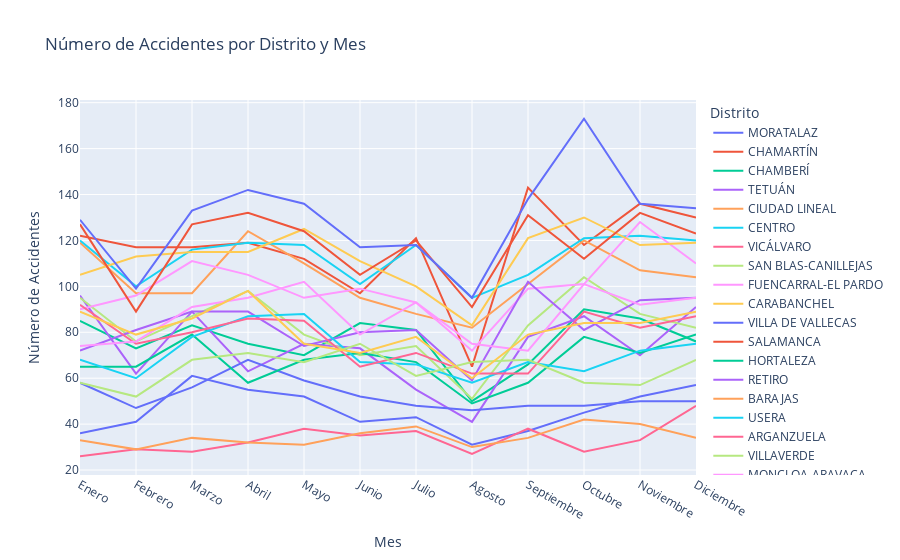

Notebook code cell kept with this figure:
### Code cell
import plotly.express as px

datos_agrupados['mes'] = pd.Categorical(datos_agrupados['mes'], categories=[
    'Enero', 'Febrero', 'Marzo', 'Abril', 'Mayo', 'Junio', 
    'Julio', 'Agosto', 'Septiembre', 'Octubre', 'Noviembre', 'Diciembre'], ordered=True)
datos_agrupados = datos_agrupados.sort_values('mes')

fig = px.line(datos_agrupados, x='mes', y='num_accidentes', color='distrito',
              title='Número de Accidentes por Distrito y Mes',
              labels={'mes': 'Mes', 'num_accidentes': 'Número de Accidentes'})


fig.update_layout(xaxis_title='Mes', yaxis_title='Número de Accidentes', 
                  legend_title='Distrito', hovermode='x')


fig.show()

### Figure 1 — Plotly figure (JSON) as saved in the notebook; plotly's stock layout.template omitted (floating-point values rounded to 4 significant figures)
{"data": [{"hovertemplate": "distrito=MORATALAZ<br>Mes=%{x}<br>Número de Accidentes=%{y}<extra></extra>", "legendgroup": "MORATALAZ", "line": {"color": "#636efa", "dash": "solid"}, "marker": {"symbol": "circle"}, "mode": "lines", "name": "MORATALAZ", "orientation": "v", "showlegend": true, "type": "scatter", "x": ["Enero", "Febrero", "Marzo", "Abril", "Mayo", "Junio", "Julio", "Agosto", "Septiembre", "Octubre", "Noviembre", "Diciembre"], "xaxis": "x", "y": [36, 41, 61, 55, 52, 41, 43, 31, 37, 45, 52, 57], "yaxis": "y"}, {"hovertemplate": "distrito=CHAMARTÍN<br>Mes=%{x}<br>Número de Accidentes=%{y}<extra></extra>", "legendgroup": "CHAMARTÍN", "line": {"color": "#EF553B", "dash": "solid"}, "marker": {"symbol": "circle"}, "mode": "lines", "name": "CHAMARTÍN", "orientation": "v", "showlegend": true, "type": "scatter", "x": ["Enero", "Febrero", "Marzo", "Abril", "Mayo", "Junio", "Julio", "Agosto", "Septiembre", "Octubre", "Noviembre", "Diciembre"], "xaxis": "x", "y": [122, 117, 117, 119, 112, 97, 121, 65, 143, 118, 136, 130], "yaxis": "y"}, {"hovertemplate": "distrito=CHAMBERÍ<br>Mes=%{x}<br>Número de Accidentes=%{y}<extra></extra>", "legendgroup": "CHAMBERÍ", "line": {"color": "#00cc96", "dash": "solid"}, "marker": {"symbol": "circle"}, "mode": "lines", "name": "CHAMBERÍ", "orientation": "v", "showlegend": true, "type": "scatter", "x": ["Enero", "Febrero", "Marzo", "Abril", "Mayo", "Junio", "Julio", "Agosto", "Septiembre", "Octubre", "Noviembre", "Diciembre"], "xaxis": "x", "y": [85, 73, 83, 75, 70, 84, 81, 50, 66, 90, 86, 76], "yaxis": "y"}, {"hovertemplate": "distrito=TETUÁN<br>Mes=%{x}<br>Número de Accidentes=%{y}<extra></extra>", "legendgroup": "TETUÁN", "line": {"color": "#ab63fa", "dash": "solid"}, "marker": {"symbol": "circle"}, "mode": "lines", "name": "TETUÁN", "orientation": "v", "showlegend": true, "type": "scatter", "x": ["Enero", "Febrero", "Marzo", "Abril", "Mayo", "Junio", "Julio", "Agosto", "Septiembre", "Octubre", "Noviembre", "Diciembre"], "xaxis": "x", "y": [96, 62, 89, 63, 75, 73, 55, 41, 78, 87, 70, 91], "yaxis": "y"}, {"hovertemplate": "distrito=CIUDAD LINEAL<br>Mes=%{x}<br>Número de Accidentes=%{y}<extra></extra>", "legendgroup": "CIUDAD LINEAL", "line": {"color": "#FFA15A", "dash": "solid"}, "marker": {"symbol": "circle"}, "mode": "lines", "name": "CIUDAD LINEAL", "orientation": "v", "showlegend": true, "type": "scatter", "x": ["Enero", "Febrero", "Marzo", "Abril", "Mayo", "Junio", "Julio", "Agosto", "Septiembre", "Octubre", "Noviembre", "Diciembre"], "xaxis": "x", "y": [119, 97, 97, 124, 110, 95, 88, 82, 101, 120, 107, 104], "yaxis": "y"}, {"hovertemplate": "distrito=CENTRO<br>Mes=%{x}<br>Número de Accidentes=%{y}<extra></extra>", "legendgroup": "CENTRO", "line": {"color": "#19d3f3", "dash": "solid"}, "marker": {"symbol": "circle"}, "mode": "lines", "name": "CENTRO", "orientation": "v", "showlegend": true, "type": "scatter", "x": ["Enero", "Febrero", "Marzo", "Abril", "Mayo", "Junio", "Julio", "Agosto", "Septiembre", "Octubre", "Noviembre", "Diciembre"], "xaxis": "x", "y": [120, 100, 116, 119, 118, 101, 118, 95, 105, 121, 122, 120], "yaxis": "y"}, {"hovertemplate": "distrito=VICÁLVARO<br>Mes=%{x}<br>Número de Accidentes=%{y}<extra></extra>", "legendgroup": "VICÁLVARO", "line": {"color": "#FF6692", "dash": "solid"}, "marker": {"symbol": "circle"}, "mode": "lines", "name": "VICÁLVARO", "orientation": "v", "showlegend": true, "type": "scatter", "x": ["Enero", "Febrero", "Marzo", "Abril", "Mayo", "Junio", "Julio", "Agosto", "Septiembre", "Octubre", "Noviembre", "Diciembre"], "xaxis": "x", "y": [26, 29, 28, 32, 38, 35, 37, 27, 38, 28, 33, 48], "yaxis": "y"}, {"hovertemplate": "distrito=SAN BLAS-CANILLEJAS<br>Mes=%{x}<br>Número de Accidentes=%{y}<extra></extra>", "legendgroup": "SAN BLAS-CANILLEJAS", "line": {"color": "#B6E880", "dash": "solid"}, "marker": {"symbol": "circle"}, "mode": "lines", "name": "SAN BLAS-CANILLEJAS", "orientation": "v", "showlegend": true, "type": "scatter", "x": ["Enero", "Febrero", "Marzo", "Abril", "Mayo", "Junio", "Julio", "Agosto", "Septiembre", "Octubre", "Noviembre", "Diciembre"], "xaxis": "x", "y": [95, 76, 87, 98, 79, 70, 74, 51, 83, 104, 88, 82], "yaxis": "y"}, {"hovertemplate": "distrito=FUENCARRAL-EL PARDO<br>Mes=%{x}<br>Número de Accidentes=%{y}<extra></extra>", "legendgroup": "FUENCARRAL-EL PARDO", "line": {"color": "#FF97FF", "dash": "solid"}, "marker": {"symbol": "circle"}, "mode": "lines", "name": "FUENCARRAL-EL PARDO", "orientation": "v", "showlegend": true, "type": "scatter", "x": ["Enero", "Febrero", "Marzo", "Abril", "Mayo", "Junio", "Julio", "Agosto", "Septiembre", "Octubre", "Noviembre", "Diciembre"], "xaxis": "x", "y": [90, 96, 111, 105, 95, 99, 93, 72, 99, 101, 128, 110], "yaxis": "y"}, {"hovertemplate": "distrito=CARABANCHEL<br>Mes=%{x}<br>Número de Accidentes=%{y}<extra></extra>", "legendgroup": "CARABANCHEL", "line": {"color": "#FECB52", "dash": "solid"}, "marker": {"symbol": "circle"}, "mode": "lines", "name": "CARABANCHEL", "orientation": "v", "showlegend": true, "type": "scatter", "x": ["Enero", "Febrero", "Marzo", "Abril", "Mayo", "Junio", "Julio", "Agosto", "Septiembre", "Octubre", "Noviembre", "Diciembre"], "xaxis": "x", "y": [105, 113, 115, 115, 125, 111, 100, 83, 121, 130, 118, 119], "yaxis": "y"}, {"hovertemplate": "distrito=VILLA DE VALLECAS<br>Mes=%{x}<br>Número de Accidentes=%{y}<extra></extra>", "legendgroup": "VILLA DE VALLECAS", "line": {"color": "#636efa", "dash": "solid"}, "marker": {"symbol": "circle"}, "mode": "lines", "name": "VILLA DE VALLECAS", "orientation": "v", "showlegend": true, "type": "scatter", "x": ["Enero", "Febrero", "Marzo", "Abril", "Mayo", "Junio", "Julio", "Agosto", "Septiembre", "Octubre", "Noviembre", "Diciembre"], "xaxis": "x", "y": [58, 47, 56, 68, 59, 52, 48, 46, 48, 48, 50, 50], "yaxis": "y"}, {"hovertemplate": "distrito=SALAMANCA<br>Mes=%{x}<br>Número de Accidentes=%{y}<extra></extra>", "legendgroup": "SALAMANCA", "line": {"color": "#EF553B", "dash": "solid"}, "marker": {"symbol": "circle"}, "mode": "lines", "name": "SALAMANCA", "orientation": "v", "showlegend": true, "type": "scatter", "x": ["Enero", "Febrero", "Marzo", "Abril", "Mayo", "Junio", "Julio", "Agosto", "Septiembre", "Octubre", "Noviembre", "Diciembre"], "xaxis": "x", "y": [127, 89, 127, 132, 124, 105, 120, 91, 131, 112, 132, 123], "yaxis": "y"}, {"hovertemplate": "distrito=HORTALEZA<br>Mes=%{x}<br>Número de Accidentes=%{y}<extra></extra>", "legendgroup": "HORTALEZA", "line": {"color": "#00cc96", "dash": "solid"}, "marker": {"symbol": "circle"}, "mode": "lines", "name": "HORTALEZA", "orientation": "v", "showlegend": true, "type": "scatter", "x": ["Enero", "Febrero", "Marzo", "Abril", "Mayo", "Junio", "Julio", "Agosto", "Septiembre", "Octubre", "Noviembre", "Diciembre"], "xaxis": "x", "y": [65, 65, 79, 58, 68, 71, 67, 49, 58, 78, 71, 79], "yaxis": "y"}, {"hovertemplate": "distrito=RETIRO<br>Mes=%{x}<br>Número de Accidentes=%{y}<extra></extra>", "legendgroup": "RETIRO", "line": {"color": "#ab63fa", "dash": "solid"}, "marker": {"symbol": "circle"}, "mode": "lines", "name": "RETIRO", "orientation": "v", "showlegend": true, "type": "scatter", "x": ["Enero", "Febrero", "Marzo", "Abril", "Mayo", "Junio", "Julio", "Agosto", "Septiembre", "Octubre", "Noviembre", "Diciembre"], "xaxis": "x", "y": [72, 81, 89, 89, 74, 80, 81, 59, 102, 81, 94, 95], "yaxis": "y"}, {"hovertemplate": "distrito=BARAJAS<br>Mes=%{x}<br>Número de Accidentes=%{y}<extra></extra>", "legendgroup": "BARAJAS", "line": {"color": "#FFA15A", "dash": "solid"}, "marker": {"symbol": "circle"}, "mode": "lines", "name": "BARAJAS", "orientation": "v", "showlegend": true, "type": "scatter", "x": ["Enero", "Febrero", "Marzo", "Abril", "Mayo", "Junio", "Julio", "Agosto", "Septiembre", "Octubre", "Noviembre", "Diciembre"], "xaxis": "x", "y": [33, 29, 34, 32, 31, 36, 39, 30, 34, 42, 40, 34], "yaxis": "y"}, {"hovertemplate": "distrito=USERA<br>Mes=%{x}<br>Número de Accidentes=%{y}<extra></extra>", "legendgroup": "USERA", "line": {"color": "#19d3f3", "dash": "solid"}, "marker": {"symbol": "circle"}, "mode": "lines", "name": "USERA", "orientation": "v", "showlegend": true, "type": "scatter", "x": ["Enero", "Febrero", "Marzo", "Abril", "Mayo", "Junio", "Julio", "Agosto", "Septiembre", "Octubre", "Noviembre", "Diciembre"], "xaxis": "x", "y": [68, 60, 78, 87, 88, 67, 66, 58, 67, 63, 72, 75], "yaxis": "y"}, {"hovertemplate": "distrito=ARGANZUELA<br>Mes=%{x}<br>Número de Accidentes=%{y}<extra></extra>", "legendgroup": "ARGANZUELA", "line": {"color": "#FF6692", "dash": "solid"}, "marker": {"symbol": "circle"}, "mode": "lines", "name": "ARGANZUELA", "orientation": "v", "showlegend": true, "type": "scatter", "x": ["Enero", "Febrero", "Marzo", "Abril", "Mayo", "Junio", "Julio", "Agosto", "Septiembre", "Octubre", "Noviembre", "Diciembre"], "xaxis": "x", "y": [92, 75, 80, 86, 85, 65, 71, 62, 62, 89, 82, 87], "yaxis": "y"}, {"hovertemplate": "distrito=VILLAVERDE<br>Mes=%{x}<br>Número de Accidentes=%{y}<extra></extra>", "legendgroup": "VILLAVERDE", "line": {"color": "#B6E880", "dash": "solid"}, "marker": {"symbol": "circle"}, "mode": "lines", "name": "VILLAVERDE", "orientation": "v", "showlegend": true, "type": "scatter", "x": ["Enero", "Febrero", "Marzo", "Abril", "Mayo", "Junio", "Julio", "Agosto", "Septiembre", "Octubre", "Noviembre", "Diciembre"], "xaxis": "x", "y": [58, 52, 68, 71, 67, 75, 61, 67, 68, 58, 57, 68], "yaxis": "y"}, {"hovertemplate": "distrito=MONCLOA-ARAVACA<br>Mes=%{x}<br>Número de Accidentes=%{y}<extra></extra>", "legendgroup": "MONCLOA-ARAVACA", "line": {"color": "#FF97FF", "dash": "solid"}, "marker": {"symbol": "circle"}, "mode": "lines", "name": "MONCLOA-ARAVACA", "orientation": "v", "showlegend": true, "type": "scatter", "x": ["Enero", "Febrero", "Marzo", "Abril", "Mayo", "Junio", "Julio", "Agosto", "Septiembre", "Octubre", "Noviembre", "Diciembre"], "xaxis": "x", "y": [74, 76, 91, 95, 102, 79, 93, 75, 72, 101, 92, 95], "yaxis": "y"}, {"hovertemplate": "distrito=LATINA<br>Mes=%{x}<br>Número de Accidentes=%{y}<extra></extra>", "legendgroup": "LATINA", "line": {"color": "#FECB52", "dash": "solid"}, "marker": {"symbol": "circle"}, "mode": "lines", "name": "LATINA", "orientation": "v", "showlegend": true, "type": "scatter", "x": ["Enero", "Febrero", "Marzo", "Abril", "Mayo", "Junio", "Julio", "Agosto", "Septiembre", "Octubre", "Noviembre", "Diciembre"], "xaxis": "x", "y": [89, 79, 86, 98, 75, 71, 78, 60, 79, 84, 84, 89], "yaxis": "y"}, {"hovertemplate": "distrito=PUENTE DE VALLECAS<br>Mes=%{x}<br>Número de Accidentes=%{y}<extra></extra>", "legendgroup": "PUENTE DE VALLECAS", "line": {"color": "#636efa", "dash": "solid"}, "marker": {"symbol": "circle"}, "mode": "lines", "name": "PUENTE DE VALLECAS", "orientation": "v", "showlegend": true, "type": "scatter", "x": ["Enero", "Febrero", "Marzo", "Abril", "Mayo", "Junio", "Julio", "Agosto", "Septiembre", "Octubre", "Noviembre", "Diciembre"], "xaxis": "x", "y": [129, 99, 133, 142, 136, 117, 118, 95, 138, 173, 136, 134], "yaxis": "y"}], "layout": {"hovermode": "x", "legend": {"title": {"text": "Distrito"}, "tracegroupgap": 0}, "title": {"text": "Número de Accidentes por Distrito y Mes"}, "xaxis": {"anchor": "y", "domain": [0, 1], "title": {"text": "Mes"}}, "yaxis": {"anchor": "x", "domain": [0, 1], "title": {"text": "Número de Accidentes"}}}}
